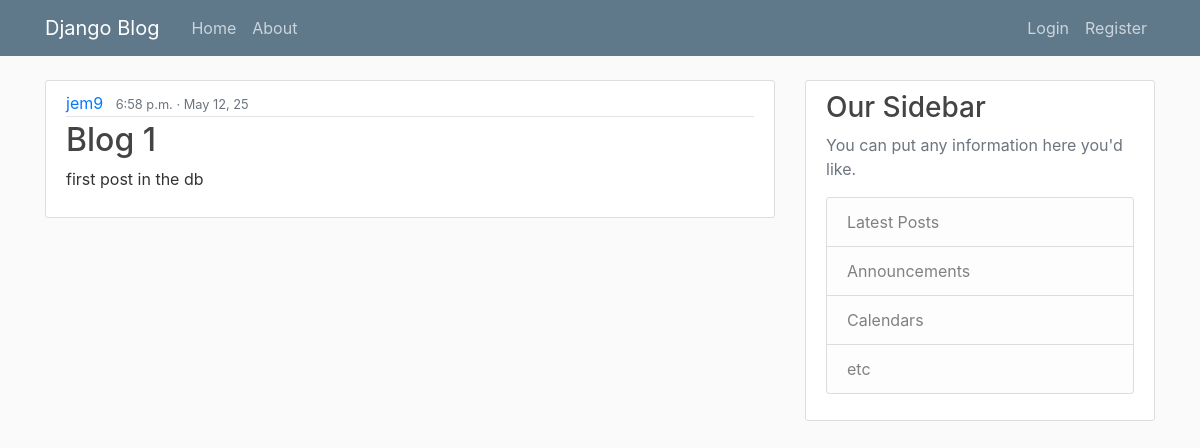
The app's page /, older data.
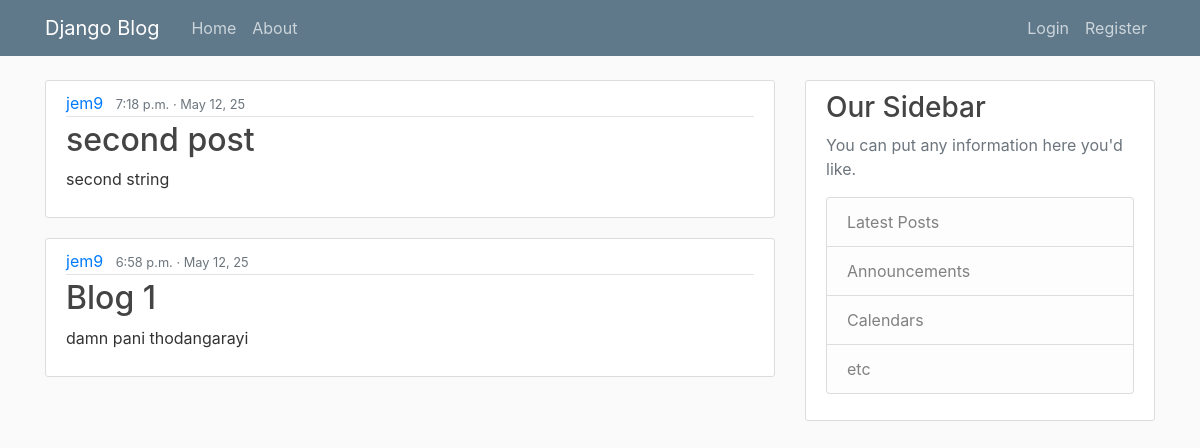
The same page, newer data.
### blog/models.py (models this page shows, shortened)
class Post(models.Model):
    title = models.CharField(max_length=200)
    date = models.DateTimeField(default=timezone.now)
    content = models.TextField()
    author = models.ForeignKey(User, on_delete=models.CASCADE)

### blog/views.py (the view)
# urls.py: path("", views.home, name="blog-home"),
def home(request):
    context = {
        "posts": Post.objects.all().order_by("-date"),
    }
    return render(request, "blog/home.html", context)

### blog/templates/blog/home.html
{% extends "blog/base.html" %}
{% block content %}
    {% for post in posts %}
        <article class="media content-section">
          <div class="media-body">
            <div class="article-metadata">
              <a class="mr-2" href="#">{{ post.author }}</a>
              <small class="text-muted">{{ post.date|date:"P · M j, y"}}</small>
            </div>
            <h2><a class="article-title" href="#">{{ post.title }}</a></h2>
            <p class="article-content">{{ post.content }}</p>
          </div>
        </article>
    {% endfor %}
{% endblock content %}

### blog/templates/blog/base.html (shortened to what this page needs)
{% load static %}
<!DOCTYPE html>
<html>
<head>
    <link rel="stylesheet" href="https://maxcdn.bootstrapcdn.com/bootstrap/4.0.0/css/bootstrap.min.css">
    <link rel="stylesheet" type="text/css" href="{% static 'blog/main.css' %}">
</head>
<body>
    <header class="site-header">
      <nav class="navbar navbar-expand-md navbar-dark bg-steel fixed-top">
        <div class="container">
          <a class="navbar-brand mr-4" href="{% url 'blog-home' %}">Django Blog</a>
          <div class="collapse navbar-collapse" id="navbarToggle">
            <div class="navbar-nav mr-auto">
              <a class="nav-item nav-link" href="{% url 'blog-home' %}">Home</a>
              <a class="nav-item nav-link" href="{% url 'blog-about' %}">About</a>
            </div>
            <div class="navbar-nav">
              <a class="nav-item nav-link" href="#">Login</a>
              <a class="nav-item nav-link" href="{% url 'register' %}">Register</a>
            </div>
          </div>
        </div>
      </nav>
    </header>
    <main role="main" class="container">
      <div class="row">
        <div class="col-md-8">
          {% block content %}{% endblock %}
        </div>
        <div class="col-md-4">
          <div class="content-section">
            <h3>Our Sidebar</h3>
            <p class='text-muted'>You can put any information here you'd like.
              <ul class="list-group">
                <li class="list-group-item list-group-item-light">Latest Posts</li>
                <li class="list-group-item list-group-item-light">Announcements</li>
                <li class="list-group-item list-group-item-light">Calendars</li>
                <li class="list-group-item list-group-item-light">etc</li>
              </ul>
            </p>
          </div>
        </div>
      </div>
    </main>
</body>
</html>

### blog/static/blog/main.css (style rules this page uses)
body { background: #fafafa; color: #333333; margin-top: 5rem; }
h1, h2, h3, h4, h5, h6 { color: #444444; }
ul { margin: 0; }
.bg-steel { background-color: #5f788a; }
.site-header .navbar-nav .nav-link { color: #cbd5db; }
.content-section { background: #ffffff; padding: 10px 20px; border: 1px solid #dddddd; border-radius: 3px; margin-bottom: 20px; }
.article-title { color: #444444; }
.article-content { white-space: pre-line; }
.article-metadata { padding-bottom: 1px; margin-bottom: 4px; border-bottom: 1px solid #e3e3e3; }

Row changes from the older to the newer data that the page shows:
added Post: author "jem9", date "7:18 p.m. · May 12, 25", title "second post", content "second string"
changed Post "Blog 1": content "first post in the db" → "damn pani thodangarayi"
